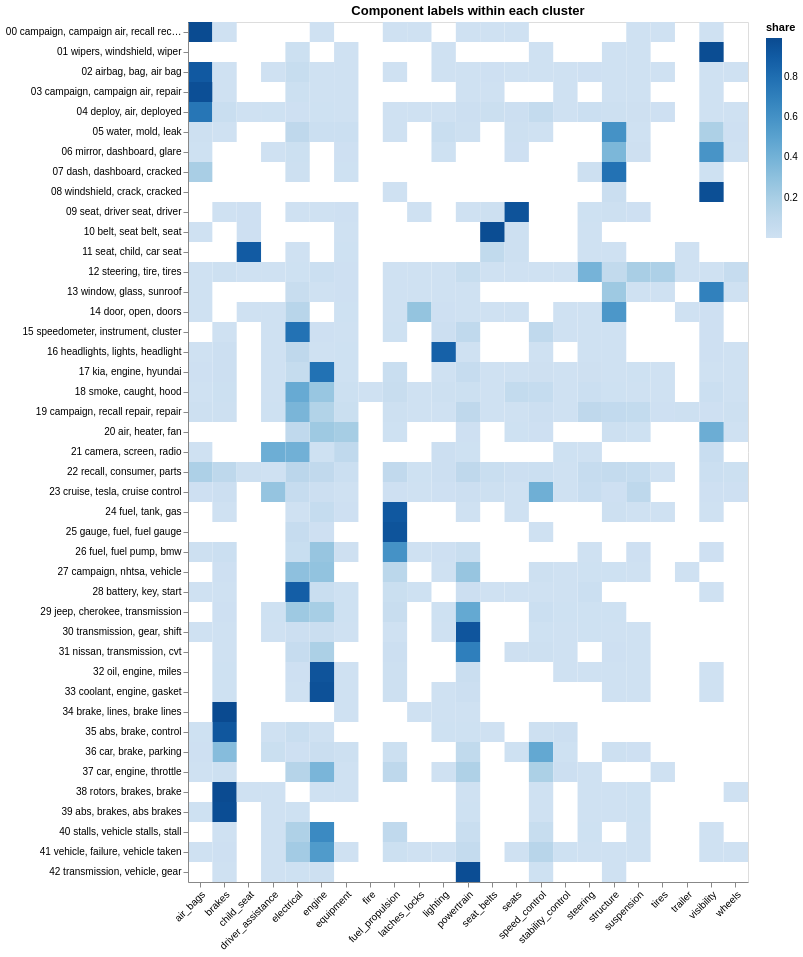

Notebook cell for this chart:
### Code cell
label_share_chart(hdbscan_clusters, sample["LABELS"], hdbscan_names)

### Figure 1 — Vega-Lite specification as saved in the notebook (floating-point values rounded to 4 significant figures; data arrays with more than 128 entries replaced by an {"elided": "..."} marker saying what was removed)
{"config": {"view": {"continuousWidth": 300, "continuousHeight": 300}}, "data": {"name": "data-81f50f203051a5f98ec519f49553463d"}, "mark": {"type": "rect"}, "encoding": {"color": {"field": "share", "scale": {"scheme": "blues"}, "title": "share", "type": "quantitative"}, "tooltip": [{"field": "name", "type": "nominal"}, {"field": "label", "type": "nominal"}, {"field": "share", "format": ".0%", "type": "quantitative"}, {"field": "len", "type": "quantitative"}], "x": {"axis": {"labelAngle": -45}, "field": "label", "title": null, "type": "nominal"}, "y": {"field": "name", "sort": ["00 campaign, campaign air, recall received", "01 wipers, windshield, wiper", "02 airbag, bag, air bag", "03 campaign, campaign air, repair", "04 deploy, air, deployed", "05 water, mold, leak", "06 mirror, dashboard, glare", "07 dash, dashboard, cracked", "08 windshield, crack, cracked", "09 seat, driver seat, driver", "10 belt, seat belt, seat", "11 seat, child, car seat", "12 steering, tire, tires", "13 window, glass, sunroof", "14 door, open, doors", "15 speedometer, instrument, cluster", "16 headlights, lights, headlight", "17 kia, engine, hyundai", "18 smoke, caught, hood", "19 campaign, recall repair, repair", "20 air, heater, fan", "21 camera, screen, radio", "22 recall, consumer, parts", "23 cruise, tesla, cruise control", "24 fuel, tank, gas", "25 gauge, fuel, fuel gauge", "26 fuel, fuel pump, bmw", "27 campaign, nhtsa, vehicle", "28 battery, key, start", "29 jeep, cherokee, transmission", "30 transmission, gear, shift", "31 nissan, transmission, cvt", "32 oil, engine, miles", "33 coolant, engine, gasket", "34 brake, lines, brake lines", "35 abs, brake, control", "36 car, brake, parking", "37 car, engine, throttle", "38 rotors, brakes, brake", "39 abs, brakes, abs brakes", "40 stalls, vehicle stalls, stall", "41 vehicle, failure, vehicle taken", "42 transmission, vehicle, gear"], "title": null, "type": "nominal"}}, "height": 860, "title": "Component labels within each cluster", "width": 560, "$schema": "https://vega.github.io/schema/vega-lite/v6.4.1.json", "datasets": {"data-81f50f203051a5f98ec519f49553463d": {"elided": "532 records"}}}
